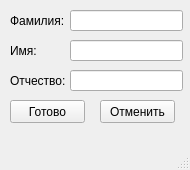
<?xml version="1.0" encoding="UTF-8"?>
<ui version="4.0">
 <class>MainWindow</class>
 <widget class="QMainWindow" name="MainWindow">
  <property name="geometry">
   <rect>
    <x>0</x>
    <y>0</y>
    <width>190</width>
    <height>170</height>
   </rect>
  </property>
  <property name="minimumSize">
   <size>
    <width>190</width>
    <height>170</height>
   </size>
  </property>
  <property name="maximumSize">
   <size>
    <width>190</width>
    <height>170</height>
   </size>
  </property>
  <property name="windowTitle">
   <string>Новый Автор</string>
  </property>
  <widget class="QWidget" name="centralwidget">
   <widget class="QLineEdit" name="LE_surname">
    <property name="geometry">
     <rect>
      <x>70</x>
      <y>10</y>
      <width>113</width>
      <height>21</height>
     </rect>
    </property>
   </widget>
   <widget class="QLabel" name="label">
    <property name="geometry">
     <rect>
      <x>10</x>
      <y>10</y>
      <width>61</width>
      <height>21</height>
     </rect>
    </property>
    <property name="text">
     <string>Фамилия:</string>
    </property>
   </widget>
   <widget class="QLabel" name="label_2">
    <property name="geometry">
     <rect>
      <x>10</x>
      <y>40</y>
      <width>61</width>
      <height>21</height>
     </rect>
    </property>
    <property name="text">
     <string>Имя:</string>
    </property>
   </widget>
   <widget class="QLineEdit" name="LE_name">
    <property name="geometry">
     <rect>
      <x>70</x>
      <y>40</y>
      <width>113</width>
      <height>21</height>
     </rect>
    </property>
   </widget>
   <widget class="QLabel" name="label_3">
    <property name="geometry">
     <rect>
      <x>10</x>
      <y>70</y>
      <width>61</width>
      <height>21</height>
     </rect>
    </property>
    <property name="text">
     <string>Отчество:</string>
    </property>
   </widget>
   <widget class="QLineEdit" name="LE_patronymic">
    <property name="geometry">
     <rect>
      <x>70</x>
      <y>70</y>
      <width>113</width>
      <height>21</height>
     </rect>
    </property>
   </widget>
   <widget class="QPushButton" name="PB_ready">
    <property name="geometry">
     <rect>
      <x>10</x>
      <y>100</y>
      <width>75</width>
      <height>23</height>
     </rect>
    </property>
    <property name="text">
     <string>Готово</string>
    </property>
   </widget>
   <widget class="QPushButton" name="PB_cancel">
    <property name="geometry">
     <rect>
      <x>100</x>
      <y>100</y>
      <width>75</width>
      <height>23</height>
     </rect>
    </property>
    <property name="text">
     <string>Отменить</string>
    </property>
   </widget>
  </widget>
  <widget class="QMenuBar" name="menubar">
   <property name="geometry">
    <rect>
     <x>0</x>
     <y>0</y>
     <width>190</width>
     <height>21</height>
    </rect>
   </property>
  </widget>
  <widget class="QStatusBar" name="statusbar"/>
 </widget>
 <resources/>
 <connections/>
</ui>
